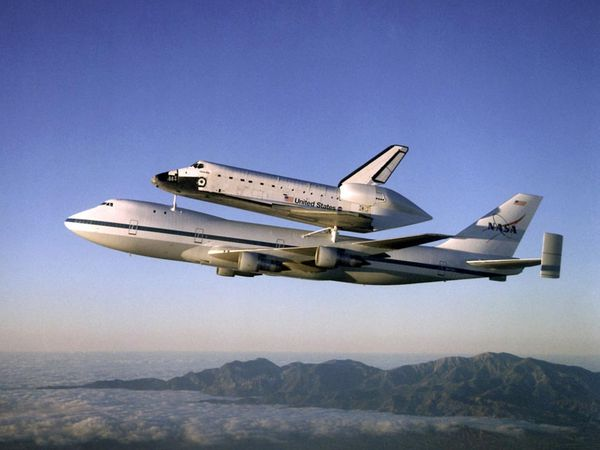
#> input picture src/shuttle.jpg, 600 x 450 px
$ python test.py
#> lines starting #> are read from the running program, lines starting #| are printed output that depends on the picture
#!/usr/bin/python3.5
# Created by Eudaemon, All Rights Reserved


import numpy as np
import cv2
img = cv2.imread('../src/shuttle.jpg')
#> img is the input picture: shape (450, 600, 3); mean B, G, R 160, 125.6, 115.2
Z = img.reshape((-1,3))
# convert to np.float32
Z = np.float32(Z)
# define criteria, number of clusters(K) and apply kmeans()
criteria = (cv2.TERM_CRITERIA_EPS + cv2.TERM_CRITERIA_MAX_ITER, 10, 1.0)
K = 4
ret,label,center=cv2.kmeans(Z,K,None,criteria,10,cv2.KMEANS_RANDOM_CENTERS)
#> ret = 310881482.9; center = [[194.1, 141.4, 124.1], [152.6, 100.5, 87.37], [202.7, 191, 190.1], [70.45, 64.99, 56.76]]
# Now convert back into uint8, and make original image
center = np.uint8(center)
#> center = [[194, 141, 124], [152, 100, 87], [202, 191, 190], [70, 64, 56]]
res = center[label.flatten()]
res2 = res.reshape((img.shape))
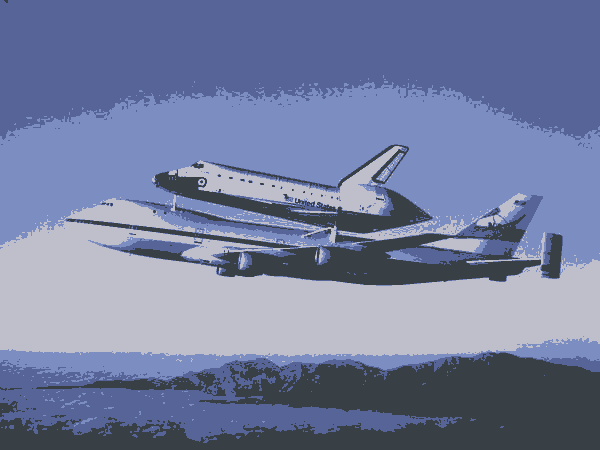
#> res2: shape (450, 600, 3); mean B, G, R 159.5, 125.2, 114.9
cv2.imshow('res2',res2)
cv2.waitKey(0)
cv2.destroyAllWindows()
